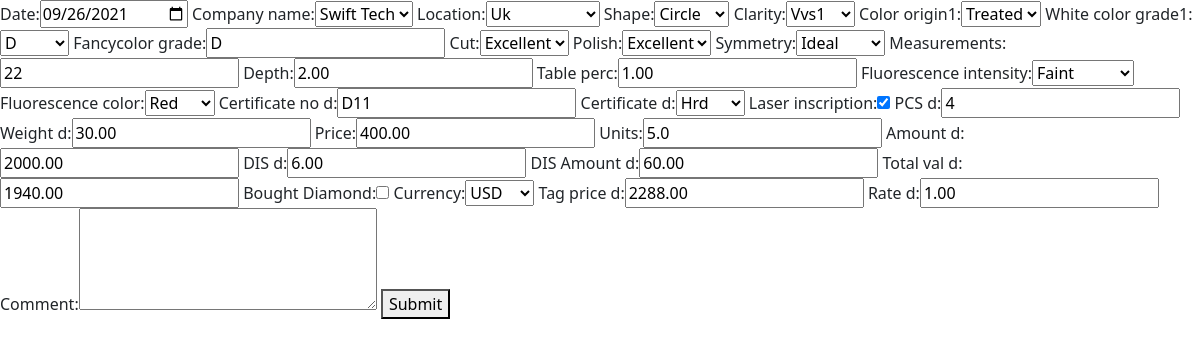
Screenshot of /update_d/7/ (signed in) with the database file from the repository.
### firstapp/models.py (models this page shows, shortened)
class POD(models.Model):
    date = models.DateField()
    company_name = models.ForeignKey('CompanyInfo', on_delete=PROTECT)
    location = models.ForeignKey(
        'location', on_delete=models.PROTECT, null=True)
    shape = models.ForeignKey('shape_d', on_delete=models.PROTECT, null=True)
    clarity = models.ForeignKey('clarity', on_delete=models.PROTECT)
    color_origin1 = models.ForeignKey('color_origin', on_delete=models.PROTECT)
    white_color_grade1 = models.ForeignKey(
        'white_color_grade', on_delete=models.PROTECT, null=True, blank=True)
    fancycolor_grade = models.CharField(max_length=100,null=True, blank=True)
    cut = models.ForeignKey('cut', on_delete=models.PROTECT)
    polish = models.ForeignKey('polish', on_delete=models.PROTECT)
    symmetry = models.ForeignKey('symmetry', on_delete=models.PROTECT)
    measurements = models.CharField(max_length=30, blank=True, null=True)
    depth = models.DecimalField(decimal_places=2, max_digits=9)
    table_perc = models.DecimalField(decimal_places=2, max_digits=9)
    fluorescence_intensity = models.ForeignKey(
        'fluorescence_intensity', on_delete=models.PROTECT)
    fluorescence_color = models.ForeignKey(
        'fluorescence_color', on_delete=models.PROTECT)
    certificate_no_d = models.CharField(max_length=30)
    certificate_d = models.ForeignKey(
        'certificate_d', on_delete=models.PROTECT)
    laser_inscription = models.BooleanField()
    PCS_d = models.IntegerField()
    weight_d = models.DecimalField(decimal_places=2, max_digits=9)
    price = models.DecimalField(decimal_places=2, max_digits=9)
    units = models.CharField(max_length=30, blank=True, null=True)
    amount_d = models.DecimalField(decimal_places=2, max_digits=9)
    DIS_d = models.DecimalField(decimal_places=2, max_digits=9)
    DIS_Amount_d = models.DecimalField(
        decimal_places=2, max_digits=9, blank=True, null=True)
    total_val_d = models.DecimalField(
        decimal_places=2, max_digits=9, blank=True)
    purchaseapv_d = models.BooleanField(default=False)
    currency = models.ForeignKey('currencies', on_delete=models.PROTECT)
    tag_price_d = models.DecimalField(
        decimal_places=2, max_digits=9, blank=True)
    rate_d = models.DecimalField(
        decimal_places=2, max_digits=9, blank=True)
    comment = models.TextField(max_length=3000, blank=True, null=True)

class companyinfo(models.Model):
    class Meta:
        verbose_name_plural = "Company Details"
    date = models.DateField(auto_now_add=True)
    company_name = models.CharField(max_length=100)
    contact = models.CharField(max_length=20)
    address = models.TextField()
    country = models.ForeignKey(countries, on_delete=models.PROTECT)
    mobile_no = models.CharField(max_length=20)
    tel_no = models.CharField(max_length=20, null=True)
    email = models.EmailField(blank=True, null=True)
    website = models.EmailField(max_length=150, blank=True, null=True)
    pan_no = models.CharField(max_length=20, blank=True, null=True)
    GST_no = models.CharField(max_length=20, blank=True, null=True)
    line_id = models.CharField(max_length=20, blank=True, null=True)
    wechat_id = models.CharField(max_length=5, blank=True, null=True)
    def __str__(self):
        return self.company_name.title()

class shape_d(models.Model):
    shape = models.CharField(max_length=30)
    def __str__(self):
        return self.shape.title()

### firstapp/views.py (the view, shortened to what this page needs)
# urls.py: path('update_d/<str:dk>/', views.update_d, name="update_d"),
@login_required
def update_d(request, dk):
    diamond_obj = POD.objects.get(id=dk)
    form4 = PODForm(instance=diamond_obj)
    context = {'form4': form4}
    return render(request, 'update_diamond.html', context)

### firstapp/forms.py (shortened to what this page needs)
class PODForm(forms.ModelForm):
    class Meta:
        model = POD
        fields = "__all__"
        labels = {'purchaseapv_d': 'Bought Diamond'}
        widgets = {'date': DateInput(), 'comment': forms.Textarea(attrs={'rows': 4, 'cols': 30}),
                   'purchaseapv': forms.CheckboxInput(attrs={'style': 'width:20px;height:20px;'})}

### firstapp/models.py (called while the page is built)
    def __str__(self):
        return self.place.title()

    def __str__(self):
        return self.currency.upper()

    def __str__(self):
        return self.certd.title()

    def __str__(self):
        return self.clarity.title()

    def __str__(self):
        return self.c_o.title()

    def __str__(self):
        return self.w_c_g.title()

    def __str__(self):
        return self.cut.title()

    def __str__(self):
        return self.polish.title()

    def __str__(self):
        return self.symmetry.title()

    def __str__(self):
        return self.f_intensity.title()

    def __str__(self):
        return self.f_color.title()

### firstapp/templates/update_diamond.html (shortened to what this page needs)
<!DOCTYPE html>
<html lang="en">
<head>
    <link href="https://cdn.jsdelivr.net/npm/bootstrap@5.0.2/dist/css/bootstrap.min.css" rel="stylesheet"
>
</head>
<body>
    <form method="POST">
        {% csrf_token %} {{form4}}
        <button type="submit">Submit</button>
</body>
</html>

### rows the page displays
POD: date "09/26/2021", location "Uk", clarity "Vvs1", color_origin1 "Treated", white_color_grade1 "D", fancycolor_grade "D", cut "Excellent", polish "Excellent", symmetry "Ideal", measurements "22", depth "2.00", table_perc "1.00", fluorescence_intensity "Faint", fluorescence_color "Red", certificate_no_d "D11", certificate_d "Hrd", laser_inscription "☑", PCS_d "4", weight_d "30.00", price "400.00", units "5.0", amount_d "2000.00", DIS_d "6.00", DIS_Amount_d "60.00", total_val_d "1940.00", currency "USD", tag_price_d "2288.00", rate_d "1.00"
companyinfo: company_name "Swift Tech"
shape_d: shape "Circle"
